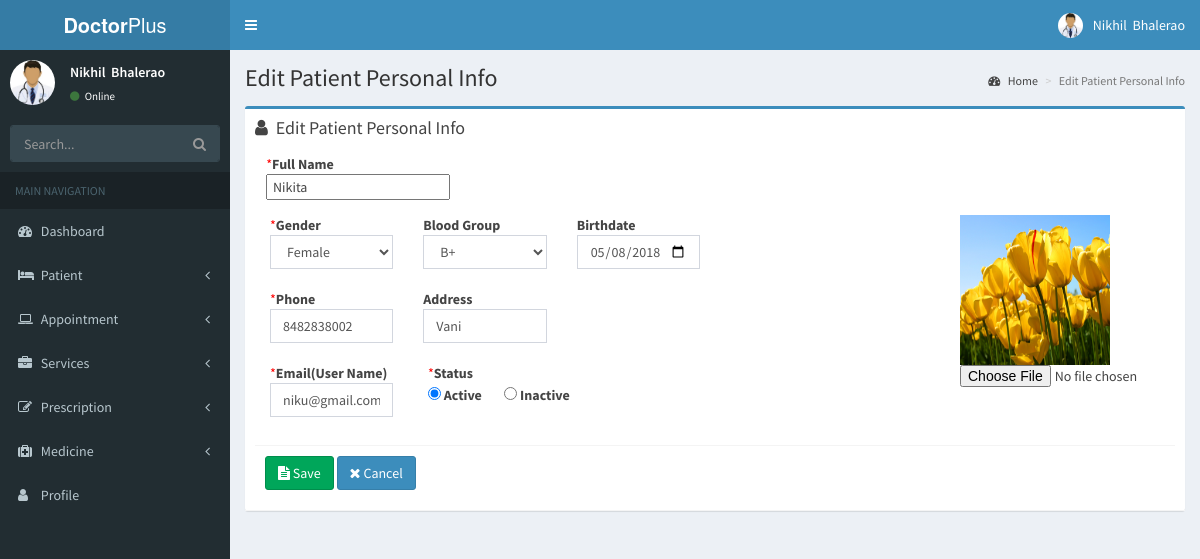
The page /dashboard/Patient/editpatient1.php?id=2 on the database its author committed.
### tables this page shows
CREATE TABLE IF NOT EXISTS `patientregister` (
  `id` int(20) NOT NULL AUTO_INCREMENT,
  `doctor` varchar(30) NOT NULL,
  `name` varchar(25) NOT NULL,
  `email` varchar(35) NOT NULL,
  `password` varchar(20) NOT NULL,
  `address` varchar(50) NOT NULL,
  `phone` varchar(11) NOT NULL,
  `gender` varchar(100) NOT NULL,
  `birthdate` date NOT NULL,
  `bloodgroup` varchar(5) NOT NULL,
  `imageupload` varchar(20) NOT NULL,
  `status` enum('1','0') NOT NULL DEFAULT '1',
  PRIMARY KEY (`id`)
);

### dashboard/Patient/editpatient1.php (the view, shortened to what this page needs)
<?php include"../Include/header.php";?>
<?php include"../Include/sidebar.php";?>
<?php
  include("../inc/connect.php") ;
  $sql="SELECT * FROM patientregister WHERE id='".$_GET['id']."'";
  $write =mysqli_query($db_connect, $sql) or die(mysql_error($db_connect));
    $row=mysqli_fetch_array($write)or die (mysql_error($db_connect));
    $name=$row['name'];
    $email=$row['email'];
    $address =$row['address'];
    $phone =$row['phone'];
    $gender=$row['gender'];
    $birthdate=$row['birthdate'];
    $bloodgroup=$row['bloodgroup'];
    $imageupload=$row['imageupload'];
?>
<div class="content-wrapper">
   <section class="content-header">
      <h1>
        Edit Patient Personal Info
      </h1>
      <ol class="breadcrumb">
        <li><a href="#"><i class="fa fa-dashboard"></i> Home</a></li>
        <li class="active">Edit Patient Personal Info
        </li>
      </ol>
    </section>
<section class="content">
<div class="row">
  <div class="col-xs-12">
    <div class="box box-primary">
      <div class="box-header with-border ">
        <i class="fa fa-user"></i> <h3 class="box-title">Edit Patient Personal Info</h3>
      <form method="POST" enctype="multipart/form-data" >
          <div class="form-group">&nbsp;&nbsp;&nbsp;
            <span style="color:red;">*</span><b>Full Name</b><br>&nbsp;&nbsp;&nbsp;
            <input type ="text" name="name" value="<?php echo  $name;?>">
        </div>
        <div class="col-md-3" style="float: right;">
    <img class="profile-img " name="imageupload" src="../Upload/profile/<?php  echo  $imageupload; ?>" alt="profile picture" style="height:150px;width:150px;" class="form-control">&nbsp;&nbsp;&nbsp;&nbsp;&nbsp;
         <input type="file" name="profile_pic" >
         </div>
<div class="col-md-2">
<span style="color:red;">*</span><b>Gender</b>
 <select type="text" name="gender" class="form-control" >
<option value="Female" <?php if($gender=='Female'){ echo "selected"; } ?>>Female</option>
  </select>
</div>
     <div class="col-md-2">
   <b>Blood Group</b>
<select type="text" name="bloodgroup" class="form-control" id="bloodgroup" value="<?php echo  $bloodgroup;?>">
 <option value="B+" <?php if($bloodgroup=='B+'){ echo "selected"; } ?> >B+</option>
          </select>
        </div>
     <div class="col-md-2">
    <b>Birthdate</b>
    &nbsp;&nbsp;&nbsp;&nbsp;&nbsp;&nbsp;<input type ="date" name="birthdate" value="<?php echo  $birthdate;?>" class="form-control">
  </div>
<br>
 <div class="col-md-2" >
    <span style="color:red;">*</span><b>Phone</b><br>
<input type ="text" name="phone" value="<?php echo  $phone;?>" class="form-control">
</div>
     <div class="col-md-2" >
<b>Address</b>
&nbsp;&nbsp;&nbsp;&nbsp;&nbsp;&nbsp;<input type ="text" name="address" value="<?php echo  $address;?>" class="form-control">
  </div><br>
<br>
 <div class="col-md-2" >
   <span style="color:red;">*</span><b>Email(User Name)</b><br>
   <input type ="email" name="email" value="<?php echo  $email;?>" class="form-control">
 </div>
   <span style="color:red;">*</span><b>Status</b><br>
   <input type ="radio" name="active" value="1" <?php if($row['status']=='1') { echo 'checked'; } ?>><b> Active</b>
  <input type ="radio" name="active" value="0" <?php if($row['status']=='0'){ echo 'checked'; } ?>><b> Inactive</b>
  <br><br><br>
<div class="box-footer">
           <button type="submit"  name="Save" class="btn btn-success bg-green" ><i class="fa fa-file-text"></i> Save</button>
          <a href="./patientlist.php"><button type="button" name="cancel" class="btn btn-primary"><i class="fa fa-times"></i> Cancel</button></a>
              </div>
  </form>
      </div>
    </div>
  </div>
</div>
  </div>
<?php include "../Include/footer.php";?>

### dashboard/Include/header.php (shortened to what this page needs)
<?php include"../inc/connect.php";
 ?>
 <!DOCTYPE html>
<html>
<head>
  <link rel="stylesheet" href="../bower_components/bootstrap/dist/css/bootstrap.min.css">
  <link rel="stylesheet" href="../bower_components/font-awesome/css/font-awesome.min.css">
  <link rel="stylesheet" href="../bower_components/Ionicons/css/ionicons.min.css">
  <link rel="stylesheet" href="../bower_components/select2/dist/css/select2.min.css">
  <link rel="stylesheet" href="../dist/css/AdminLTE.min.css">
  <link rel="stylesheet" href="../dist/css/skins/_all-skins.min.css">
  <link rel="stylesheet" href="../bower_components/morris.js/morris.css">
  <link rel="stylesheet" href="../bower_components/jvectormap/jquery-jvectormap.css">
  <link rel="stylesheet" href="../bower_components/bootstrap-datepicker/dist/css/bootstrap-datepicker.min.css">
  <link rel="stylesheet" href="../bower_components/bootstrap-daterangepicker/daterangepicker.css">
  <link rel="stylesheet" href="../plugins/bootstrap-wysihtml5/bootstrap3-wysihtml5.min.css">
  <link rel="stylesheet" href="../bower_components/fullcalendar/dist/fullcalendar.min.css">
  <link rel="stylesheet" href="../bower_components/fullcalendar/dist/fullcalendar.print.min.css" media="print">
  <link rel="stylesheet" href="../bower_components/datatables.net-bs/css/dataTables.bootstrap.min.css">
  </head>
<body class="hold-transition skin-blue sidebar-mini">
<div class="wrapper">
  <header class="main-header">
    <a href="index.php" class="logo">
      <span class="logo-lg"><b>Doctor</b>Plus</span>
    </a>
    <nav class="navbar navbar-static-top">
      <a href="#" class="sidebar-toggle" data-toggle="push-menu" role="button">
      </a>
      <div class="navbar-custom-menu">
        <ul class="nav navbar-nav">
        <li class="dropdown user user-menu">
         <a href="#" class="dropdown-toggle" data-toggle="dropdown">
          <?php
$sql="SELECT * FROM login";
    $write =mysqli_query($db_connect, $sql) or die(mysql_error($db_connect));
     $row2=mysqli_fetch_array($write)or die (mysql_error($db_connect));
?>
              <img src="../../dashboard/Upload/Adminprofile/<?php echo $row2['profile'];?>" class="user-image" alt="User Image">
              <span class="hidden-xs"><?php echo $row2['fname'];?>&nbsp;
           <?php echo $row2['lname'];?></span>
            </a>
          </li>
        </ul>
      </div>
    </nav>
  </header>

### dashboard/Include/sidebar.php (shortened to what this page needs)
  <aside class="main-sidebar">
    <section class="sidebar">
      <div class="user-panel">
        <div class="pull-left image">
           <?php
$sql="SELECT * FROM login";
    $write =mysqli_query($db_connect, $sql) or die(mysql_error($db_connect));
     $row2=mysqli_fetch_array($write)or die (mysql_error($db_connect));
     ?>
          <img src="../../dashboard/Upload/Adminprofile/<?php echo $row2['profile'];?>" class="img-circle" alt="User Image">
        </div>
        <div class="pull-left info">
          <p><?php echo $row2['fname'];?>&nbsp;
           <?php echo $row2['lname'];?></p>
          <a href="#"><i class="fa fa-circle text-success"></i> Online</a>
        </div>
      </div>
      <form action="#" method="get" class="sidebar-form">
        <div class="input-group">
          <input type="text" name="q" class="form-control" placeholder="Search...">
          <span class="input-group-btn">
                <button type="submit" name="search" id="search-btn" class="btn btn-flat"><i class="fa fa-search"></i>
                </button>
              </span>
        </div>
      </form>
      <ul class="sidebar-menu" data-widget="tree">
        <li class="header">MAIN NAVIGATION</li>
        <li>
          <a href=".././Index/index.php">
            <i class="fa fa-dashboard"></i> <span>Dashboard</span>
         </a>
        </li>
       <li class="treeview">
          <a href="#">
            <i class="fa fa-bed"></i> <span>Patient</span>
            <span class="pull-right-container">
              <i class="fa fa-angle-left pull-right"></i>
            </span>
          </a>
        </li>
        <li class="treeview">
          <a href="#">
            <i class="fa fa-laptop"></i> <span>Appointment</span>
            <span class="pull-right-container">
              <i class="fa fa-angle-left pull-right"></i>
            </span>
          </a>
        </li>
         <li class="treeview">
          <a href="#">
            <i class="fa fa-briefcase"></i> <span>Services</span>
            <span class="pull-right-container">
              <i class="fa fa-angle-left pull-right"></i>
            </span>
          </a>
        </li>
        <li class="treeview">
          <a href="#">
            <i class="fa fa-edit"></i> <span>Prescription</span>
            <span class="pull-right-container">
              <i class="fa fa-angle-left pull-right"></i>
            </span>
          </a>
        </li>
         <li class="treeview">
          <a href="#">
            <i class="fa fa-medkit"></i> <span>Medicine</span>
            <span class="pull-right-container">
              <i class="fa fa-angle-left pull-right"></i>
            </span>
          </a>
        </li>
           <li>
          <a href="../Admin/index.php">
            <i class="fa fa-user"></i> <span>Profile</span>
         </a>
        </li>
        </ul>
    </section>
  </aside>

### rows shown on the page
patientregister: name "Nikita", imageupload (picture), gender "Female", bloodgroup "B+", birthdate "05/08/2018", phone "8482838002", address "Vani", email "niku@gmail.com", status "☑"

### other values the page prints
$row2['fname'] "Nikhil"
$row2['lname'] "Bhalerao"
